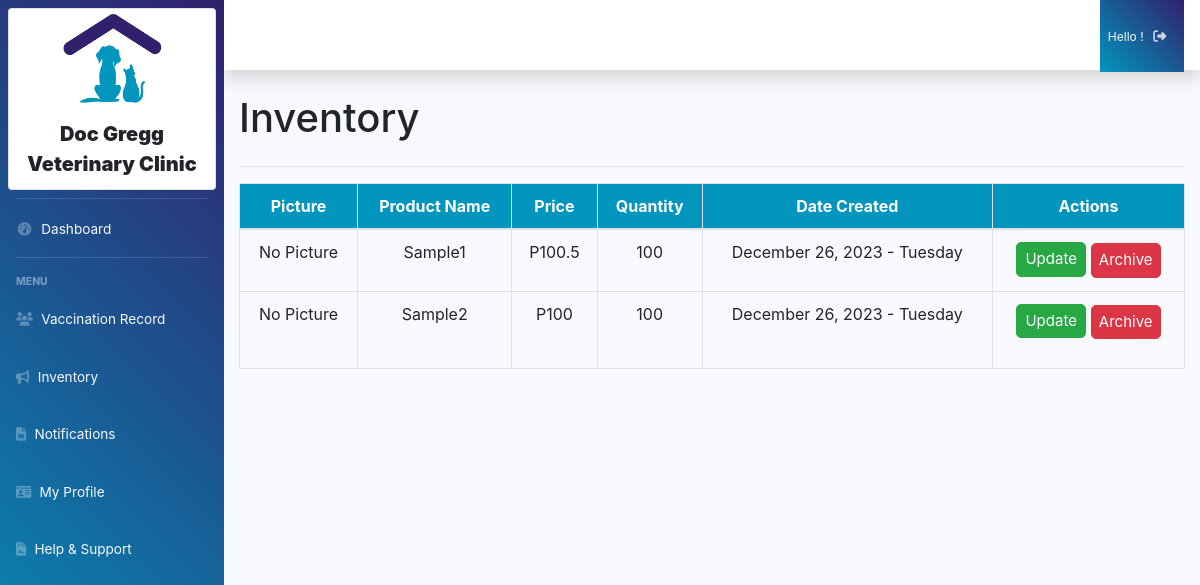
Screenshot of /admin/admin_inventory.php with the database file from the repository.
### tables this page shows
CREATE TABLE `tbl_inventory` (
  `inv_id` int NOT NULL,
  `name` text NOT NULL,
  `price` float NOT NULL DEFAULT '0',
  `quantity` int NOT NULL,
  `picture` varchar(50) DEFAULT NULL,
  `updated_at` timestamp NOT NULL DEFAULT CURRENT_TIMESTAMP,
  `created_at` timestamp NULL DEFAULT CURRENT_TIMESTAMP,
  `deleted_at` timestamp NULL DEFAULT NULL
);

### admin/admin_inventory.php (the view, shortened to what this page needs)
<?php
    require('../classes/staff.class.php');
    $view = $staffbmis->view_inventory();
?>
<?php
    include('dashboard_sidebar_start.php');
?>
<div class="container-fluid">
    <h1 class="mb-4">Inventory</h1>
    <hr>
    <div class="row">
        <div class="col-md-12">
           <table class="table table-hover text-center table-bordered">
                <form action="" method="post">
                    <thead style="background: #0296be;color:#fff;">
                        <tr>
                            <th> Picture </th>
                            <th> Product Name </th>
                            <th> Price </th>
                            <th> Quantity </th>
                            <th> Date Created </th>
                            <th> Actions </th>
                        </tr>
                    </thead>
                    <tbody>
                        <?php if(is_array($view)) {?>
                            <?php foreach($view as $view) {?>
                                <tr>
                                <td>
                                    <?php if (is_null($view['picture'])): ?>
                                        <span>No Picture</span>
                                        <?php endif; ?>
                                    </td>
                                    <td> <?= $view['name'];?> </td>
                                    <td>P<?= $view['price'];?> </td>
                                    <td> <?= $view['quantity'];?> </td>
                                    <td> <?= date("F d, Y - l", strtotime($view['created_at'])); ?> </td>
                                    <td>
                                        <form action="" method="post">
                                            <a href="update_staff_form.php?id_user=<?= $view['id_admin'];?>" style="width: 70px;padding:5px; font-size: 15px; border-radius:5px; margin-bottom: 2px;" class="btn btn-success"> Update </a>
                                            <button class="btn btn-danger" type="submit" name="delete_staff"style="width: 70px;padding:5px; font-size: 15px; border-radius:5px;"> Archive </button>
                                        </form>
                                    </td>
                                </tr>
                            <?php }?>
                        <?php } ?>
                    </tbody>
                </form>
            </table>
        </div>
    </div>
</div>
<?php
    include('dashboard_sidebar_end.php');
?>

### css/regiformstyle.css (style rules this page uses)
body { background-color:#fff !important; }

### css/sidenav.css (style rules this page uses)
.container-fluid { overflow: hidden; }

### rows the page displays
tbl_inventory: shows "No Picture", name "Sample1", price "100.5", quantity "100", created_at "December 26, 2023 - Tuesday"
tbl_inventory: shows "No Picture", name "Sample2", price "100", quantity "100", created_at "December 26, 2023 - Tuesday"
